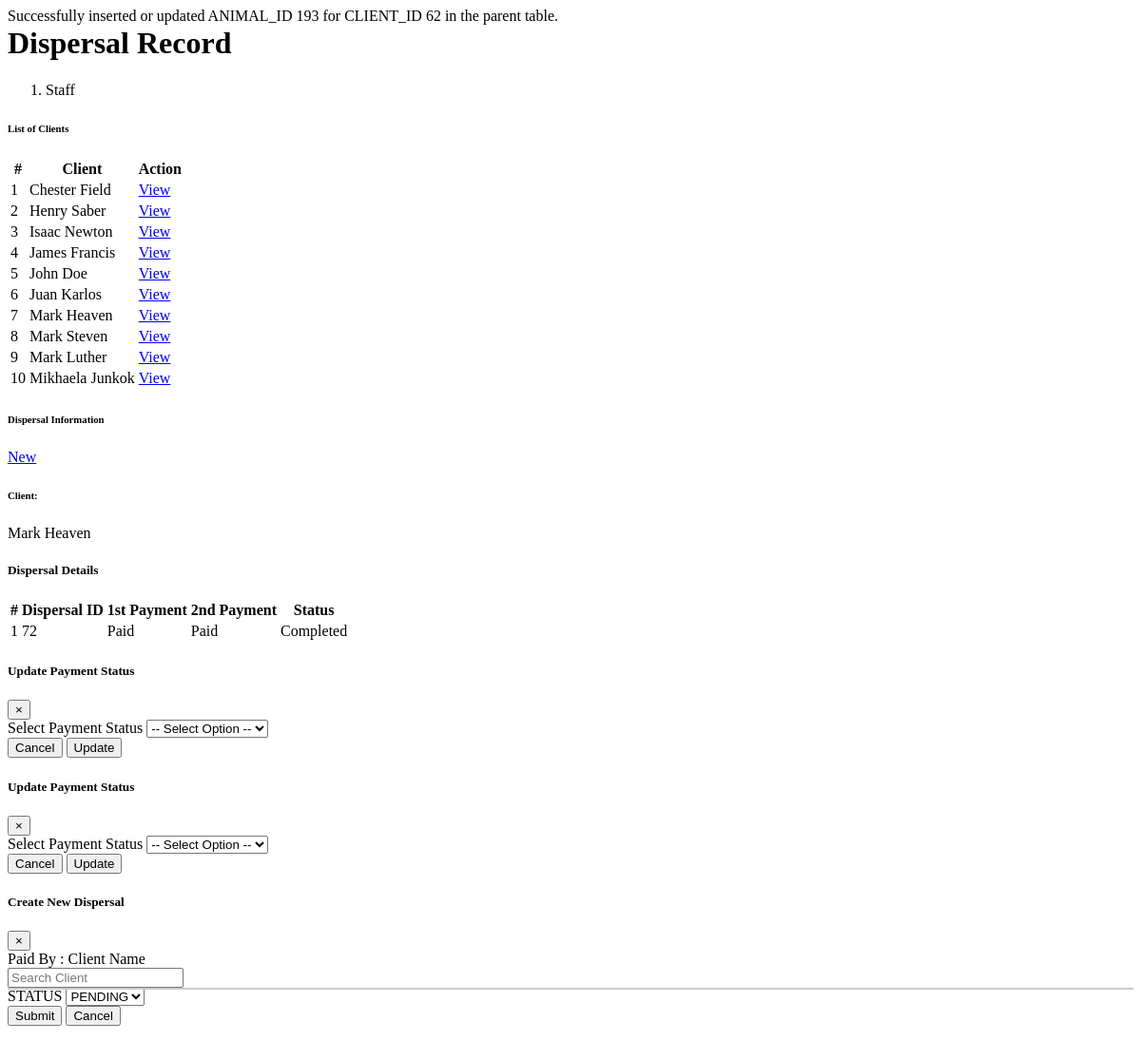
The page /administrator/Dispersal/Dispersal_list.php?client_id=62 on the database its author committed.
### tables this page shows
CREATE TABLE `animal` (
  `ANIMAL_ID` int(11) NOT NULL,
  `CLIENT_ID` int(11) NOT NULL,
  `BIRTHDATE` date NOT NULL,
  `IMAGE_PATH` varchar(255) NOT NULL,
  `category_id` int(11) NOT NULL,
  `ANIMAL_SEX` varchar(255) NOT NULL COMMENT '1=Male 2=Female',
  `isVaccinated` varchar(255) NOT NULL DEFAULT '0',
  `STATUS` varchar(150) NOT NULL COMMENT '1= Alive \r\n2= Dead',
  `VACCINE_CARD_ID` int(11) DEFAULT NULL COMMENT '1=not Vaccinated \r\n2=Vaccinated \r\n',
  `isPayment` int(11) DEFAULT 0,
  `fromClient` int(11) DEFAULT 0,
  `date_created` date DEFAULT NULL
);

CREATE TABLE `client` (
  `CLIENT_ID` int(11) NOT NULL,
  `FNAME` varchar(150) NOT NULL,
  `LNAME` varchar(140) NOT NULL,
  `MIDINITIAL` varchar(150) NOT NULL,
  `ASSOCIATION` varchar(255) NOT NULL,
  `CONTACT_NO` varchar(255) NOT NULL,
  `ADDRESS` varchar(150) NOT NULL,
  `DATE_REGISTERED` date NOT NULL
);

CREATE TABLE `dispersal` (
  `DISPERSAL_ID` int(11) NOT NULL,
  `CLIENT_ID` int(11) NOT NULL,
  `1ST_PAYMENT_ID` int(11) NOT NULL DEFAULT 1 COMMENT '1= Unpaid\r\n2=Paid',
  `DATE_FIRST_PAYMENT` date DEFAULT NULL,
  `2ND_PAYMENT_ID` int(11) NOT NULL DEFAULT 1 COMMENT '1=Unpaid 2=Paid	',
  `DATE_SECOND_PAYMENT` date DEFAULT NULL,
  `PARENT_ANIMAL_ID` int(11) NOT NULL,
  `STATUS` varchar(150) NOT NULL COMMENT '1=Ongoing \r\n2=Finished ',
  `date_created` date NOT NULL
);

### administrator/Dispersal/Dispersal_list.php (the view, shortened to what this page needs)
<?php
require("connection/connection.php");
function insertOneClientAnimalIntoParentTable($con, $client_id) {
    $query = "SELECT ANIMAL_ID FROM animal WHERE CLIENT_ID = ?  LIMIT 1";
    $stmt = mysqli_prepare($con, $query);
    mysqli_stmt_bind_param($stmt, 'i', $client_id);
    mysqli_stmt_execute($stmt);
    $result = mysqli_stmt_get_result($stmt);
    if ($row = mysqli_fetch_assoc($result)) {
        $animal_id = $row['ANIMAL_ID'];
        $insertQuery = "INSERT INTO parent (CLIENT_ID, ANIMAL_ID) VALUES (?, ?)
                        ON DUPLICATE KEY UPDATE ANIMAL_ID = ANIMAL_ID";
        $insertStmt = mysqli_prepare($con, $insertQuery);
        mysqli_stmt_bind_param($insertStmt, 'ii', $client_id, $animal_id);
        if (mysqli_stmt_execute($insertStmt)) {
            echo "Successfully inserted or updated ANIMAL_ID {$animal_id} for CLIENT_ID {$client_id} in the parent table.";
        } else {
            echo "Error inserting record into the parent table: " . mysqli_error($con);
        }
    } else {
        echo "No animal record found for CLIENT_ID {$client_id}.";
    }
}
$clientQuery = "SELECT CLIENT_ID, CONCAT(FNAME, ' ', LNAME) AS full_name FROM client ORDER BY FNAME ASC";
$clientResult = mysqli_query($con, $clientQuery);
$clients = mysqli_fetch_all($clientResult, MYSQLI_ASSOC);
$dispersals = [];
$selectedClientName = '';
if (isset($_GET['client_id']) && !empty($_GET['client_id'])) {
    $client_id = $_GET['client_id'];
    $dispersalQuery = "SELECT DISPERSAL_ID, CLIENT_ID, 1ST_PAYMENT_ID, 2ND_PAYMENT_ID, STATUS FROM dispersal WHERE CLIENT_ID = ?";
    $stmt = mysqli_prepare($con, $dispersalQuery);
    mysqli_stmt_bind_param($stmt, 'i', $client_id);
    mysqli_stmt_execute($stmt);
    $dispersalResult = mysqli_stmt_get_result($stmt);
    $dispersals = mysqli_fetch_all($dispersalResult, MYSQLI_ASSOC);
    $clientNameQuery = "SELECT CONCAT(FNAME, ' ', LNAME) AS full_name FROM client WHERE CLIENT_ID = ?";
    $stmt = mysqli_prepare($con, $clientNameQuery);
    mysqli_stmt_bind_param($stmt, 'i', $client_id);
    mysqli_stmt_execute($stmt);
    $clientNameResult = mysqli_stmt_get_result($stmt);
    if ($clientNameResult && $clientRow = mysqli_fetch_assoc($clientNameResult)) {
        $selectedClientName = $clientRow['full_name'];
    } else {
        $selectedClientName = 'Unknown Client';
    }
    insertOneClientAnimalIntoParentTable($con, $client_id);
}
?>
<div class="content-wrapper">
  <div class="content-header" style="margin-top: -20px;">
    <div class="container-fluid">
      <div class="row mb-2">
        <div class="col-sm-6">
          <h1 class="m-0 text-dark">Dispersal Record</h1>
        </div>
        <div class="col-sm-6">
          <ol class="breadcrumb float-sm-right">
            <li class="breadcrumb-item active">Staff</li>
          </ol>
        </div>
      </div>
    </div>
  </div>
  <section class="content">
    <div class="container-fluid">
      <div class="row">
        <div class="col-md-6 mb-4">
          <div class="card shadow-sm">
              <div class="card-header bg-primary text-white">
                  <h6 class="mb-0"><b>List of Clients</b></h6>
              </div>
              <div class="card-body">
                <div class="table-responsive">
                  <table id="clientTBL" class="table table-bordered table-hover">
                    <thead class="thead-dark">
                      <tr>
                        <th>#</th>
                        <th>Client</th>
                        <th>Action</th>
                      </tr>
                    </thead>
                    <tbody>
                      <?php $i = 1; foreach ($clients as $client) { ?>
                        <tr>
                          <td><?=$i; ?></td>
                          <td><?= htmlspecialchars($client['full_name']); ?></td>
                          <td>
                            <a href="index.php?page=Dispersal&client_id=<?= $client['CLIENT_ID']; ?>" class="btn btn-info btn-sm elevation-1">
                              View
                            </a>
                          </td>
                        </tr>
                      <?php $i++; } ?>
                    </tbody>
                  </table>
              </div>
            </div>
          </div>
        </div>
        <div class="col-md-6 mb-4">
          <div class="card shadow-lg border-0">
            <div class="card-header d-flex justify-content-between align-items-center bg-primary text-white">
            <h6 class="mb-0">
              <i class="fas fa-list mr-2"></i>Dispersal Information
            </h6>
            <a href="#" class="btn btn-dark btn-sm ml-auto" data-toggle="modal" data-target="#Add_dispersalModal">
              <i class="fas fa-plus"></i> New
            </a>
          </div>
            <div class="card-body">
              <div class="mb-4">
                <h6 class="font-weight-bold text-muted">Client:</h6>
                <p id="clientNameDisplay" class="text-dark">
                  <?= $selectedClientName ? htmlspecialchars($selectedClientName) : "Select a client to view dispersal details"; ?>
                </p>
              </div>
              <h5 class="text-primary font-weight-bold">Dispersal Details</h5>
              <div class="table-responsive">
                <table class="table table-hover table-bordered">
                  <thead class="thead-dark">
                    <tr>
                      <th>#</th>
                      <th>Dispersal ID</th>
                      <th>1st Payment</th>
                      <th>2nd Payment</th>
                      <th>Status</th>
                    </tr>
                  </thead>
                  <tbody>
                    <?php if (!empty($dispersals)) { ?>
                      <?php $i = 1; foreach ($dispersals as $dispersal) {
                        $isFirstPaymentPaid = !empty($dispersal['1ST_PAYMENT_ID']);
                        $isSecondPaymentPaid = !empty($dispersal['2ND_PAYMENT_ID']);
                        $status = $isFirstPaymentPaid && $isSecondPaymentPaid ? "Completed" : ($isFirstPaymentPaid ? "Partially Paid" : "Unpaid");
                      ?>
                        <tr>
                          <td><?=$i; ?></td>
                          <td><?= htmlspecialchars($dispersal['DISPERSAL_ID']); ?></td>
                          <td>
                            <?php if (!$isFirstPaymentPaid) { ?>
                              <button class="btn btn-danger btn-sm payment-button-1st"
                                      id="edit-btn"
                                      data-dispersal-id1="<?= $dispersal['DISPERSAL_ID']; ?>"
                                      data-payment-type="1ST_PAYMENT_ID"
                                      data-client-name="<?= htmlspecialchars($selectedClientName); ?>">
                                Unpaid
                              </button>
                            <?php } else { ?>
                              <span class="badge badge-success">Paid</span>
                            <?php } ?>
                          </td>
                          <td>
                            <?php if (!$isSecondPaymentPaid) { ?>
                              <button class="btn btn-danger btn-sm payment-button-2nd"
                                      id="edit-btn"
                                      data-dispersal-id2="<?= $dispersal['DISPERSAL_ID']; ?>"
                                      data-payment-type="2ND_PAYMENT_ID"
                                      data-client-name="<?= htmlspecialchars($selectedClientName); ?>">
                                Unpaid
                              </button>
                            <?php } else { ?>
                              <span class="badge badge-success">Paid</span>
                            <?php } ?>
                          </td>
                          <td>
                            <span class="<?= $status === 'Completed' ? 'text-success font-weight-bold' : ($status === 'Partially Paid' ? 'text-warning font-weight-bold' : 'text-danger font-weight-bold'); ?>">
                              <?= htmlspecialchars($status); ?>
                            </span>
                          </td>
                        </tr>
                      <?php $i++; } ?>
                    <?php } ?>
                  </tbody>
                </table>
              </div>
            </div>
          </div>
        </div>
      </div>
    </div>
  </section>
 <?php include('updateFirstPayment.php'); ?>
 <?php include('updateSecondPayment.php'); ?>
<?php include("administrator/Dispersal/add_dispersal.php"); ?>

### rows shown on the page
animal: ANIMAL_ID "193"
client: full_name "Chester Field"
client: full_name "Henry Saber"
client: full_name "Isaac Newton"
client: full_name "James Francis"
client: full_name "John Doe"
client: full_name "Juan Karlos"
client: full_name "Mark Heaven"
client: full_name "Mark Steven"
client: full_name "Mark Luther"
client: full_name "Mikhaela Junkok"
dispersal: DISPERSAL_ID "72", shows "Paid", status "Completed"

### other values the page prints
$client_id "62"
$selectedClientName "Mark Heaven"
